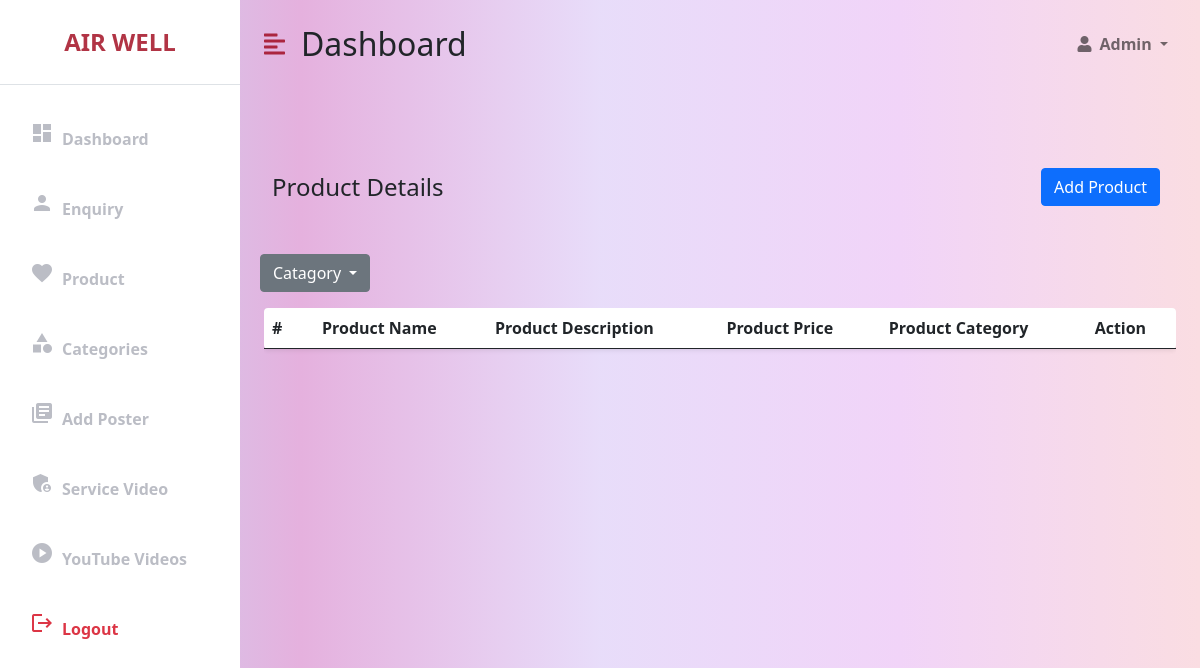
Before: /admin_products (signed in) with the older database file.
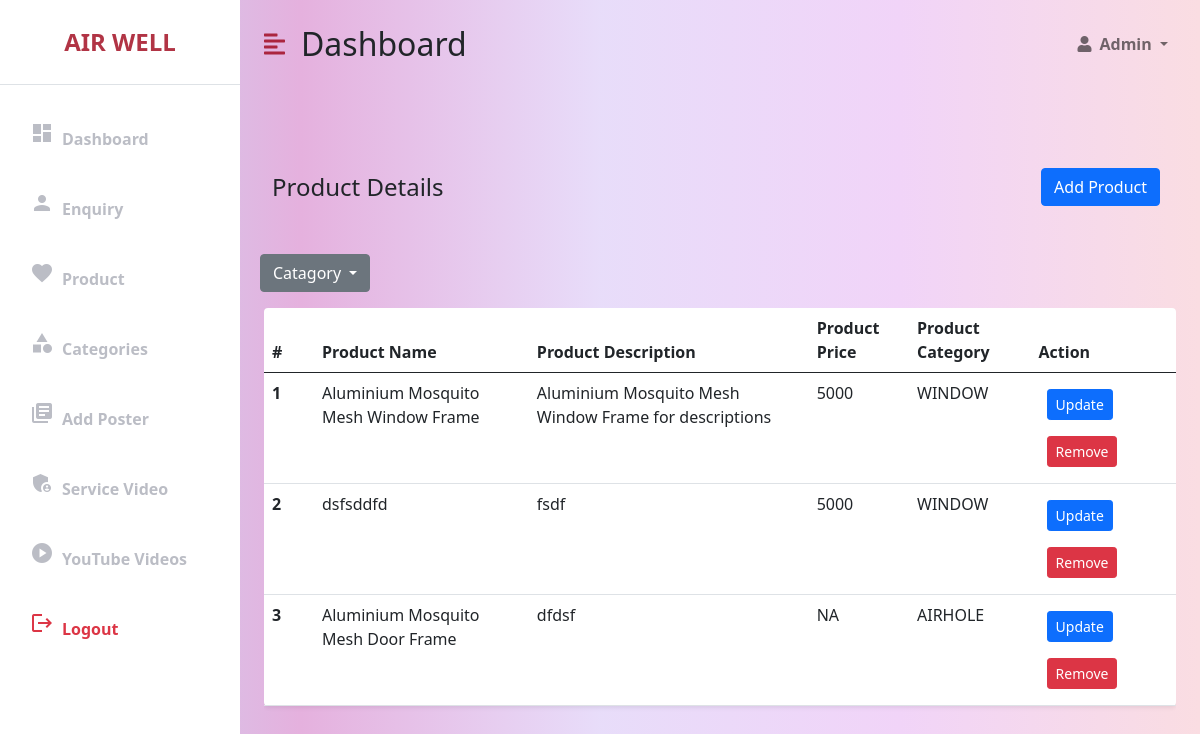
After: the same page with the newer database file.
### AirWellApp/models.py (models this page shows, shortened)
class ProductModel(models.Model):
    product_id = models.CharField(max_length=200,primary_key=True)
    product_name = models.CharField(max_length=100)
    product_description = models.TextField()
    product_material = models.CharField(max_length=100)
    product_color = models.CharField(max_length=100)
    product_price = models.CharField(max_length=100)
    product_create_at = models.DateTimeField(auto_now_add=True)
    product_status = models.CharField(max_length=100, default="Active")
    product_category = models.ForeignKey(
        ProductCategoryModel, on_delete=models.CASCADE, null=True)
    class Meta:
        db_table = "product_table"

class ProductCategoryModel(models.Model):
    category_id = models.AutoField(primary_key=True)
    category_name = models.CharField(max_length=100)
    class Meta:
        db_table = "category_table"

### AirWellApp/views.py (the view)
# urls.py: path('admin_products', views.admin_products, name='admin_products'),
@login_required(login_url='/login')
def admin_products(request):
    product_data = {'products': ProductModel.objects.all(
    ), 'categories': ProductCategoryModel.objects.all()}
    if request.method == 'POST':
        if request.POST.get('sort_field') != "all":
            product_data['products'] = ProductModel.objects.filter(
                product_category=ProductCategoryModel.objects.get(category_id=int(request.POST.get('sort_field'))))
    return render(request, 'admin/admin_product.html', product_data)

### templates/admin/admin_product.html (shortened to what the changed rows need)
<!DOCTYPE html>
<html lang="en">
<head>
    <link href="https://cdn.jsdelivr.net/npm/bootstrap@5.0.0-beta3/dist/css/bootstrap.min.css" rel="stylesheet" />
    <link rel="stylesheet" href="https://cdnjs.cloudflare.com/ajax/libs/font-awesome/5.15.3/css/all.min.css" />
</head>
<body>
    <div class="d-flex" id="wrapper">
        <div id="page-content-wrapper">
            <nav class="navbar navbar-expand-lg navbar-light bg-transparent py-4 px-4">
                <div class="d-flex align-items-center">
                    <h2 class="fs-2 m-0">Dashboard</h2>
                </div>
            </nav>
            <div class="container-fluid px-4">
                <div class="row my-5">
                    <div class="col">
                        <div class="table-responsive">
                            <table id="product-table" class="table bg-white rounded shadow-sm table-hover">
                                <thead>
                                    <tr>
                                        <th scope="col" width="50">#</th>
                                        <th scope="col">Product Name</th>
                                        <th scope="col">Product Description</th>
                                        <th scope="col">Product Price</th>
                                        <th scope="col">Product Category</th>
                                        <th scope="col">Action</th>
                                    </tr>
                                </thead>
                                <tbody>
                                    {% for data in products %}
                                    <tr class="product-row" data-product-id="{{ data.product_id }}" data-category="{{ data.product_category.category_name }}">
                                        <th scope="row">{{ forloop.counter }}</th>
                                        <td>{{ data.product_name }}</td>
                                        <td>{{ data.product_description }}</td>
                                        <td>{{ data.product_price }}</td>
                                        <td>{{ data.product_category.category_name }}</td>
                                        <td>
                                            <a href="{% url 'update_product' data.product_id %}" class="btn btn-primary btn-sm m-2">Update</a>
                                            <button class="btn btn-danger btn-sm m-2 remove-btn">Remove</button>
                                        </td>
                                    </tr>
                                    {% endfor %}
                                </tbody>
                            </table>
                        </div>
                    </div>
                </div>
            </div>
        </div>
    </div>
</body>
</html>

Changed rows visible on the page:
added ProductModel: product_name "Aluminium Mosquito Mesh Window Frame", product_description "Aluminium Mosquito Mesh Window Frame for descriptions", product_price "5000", product_category.category_name "WINDOW"
added ProductModel: product_name "dsfsddfd", product_description "fsdf", product_price "5000", product_category.category_name "WINDOW"
added ProductModel: product_name "Aluminium Mosquito Mesh Door Frame", product_description "dfdsf", product_price "NA", product_category.category_name "AIRHOLE"
